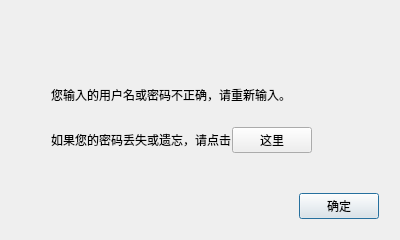
<?xml version="1.0" encoding="UTF-8"?>
<ui version="4.0">
 <class>PwdMismatchWindowClass</class>
 <widget class="QWidget" name="PwdMismatchWindowClass">
  <property name="geometry">
   <rect>
    <x>0</x>
    <y>0</y>
    <width>400</width>
    <height>240</height>
   </rect>
  </property>
  <property name="sizePolicy">
   <sizepolicy hsizetype="Preferred" vsizetype="Preferred">
    <horstretch>0</horstretch>
    <verstretch>0</verstretch>
   </sizepolicy>
  </property>
  <property name="font">
   <font>
    <family>Arial</family>
   </font>
  </property>
  <property name="windowTitle">
   <string>账号或密码错误</string>
  </property>
  <property name="windowIcon">
   <iconset>
    <normaloff>:/images/main.ico</normaloff>:/images/main.ico</iconset>
  </property>
  <layout class="QVBoxLayout" name="verticalLayout_3">
   <property name="spacing">
    <number>0</number>
   </property>
   <property name="leftMargin">
    <number>0</number>
   </property>
   <property name="topMargin">
    <number>0</number>
   </property>
   <property name="rightMargin">
    <number>0</number>
   </property>
   <property name="bottomMargin">
    <number>0</number>
   </property>
   <item>
    <widget class="QWidget" name="widgetMain" native="true">
     <layout class="QVBoxLayout" name="verticalLayout_2">
      <property name="spacing">
       <number>0</number>
      </property>
      <property name="leftMargin">
       <number>1</number>
      </property>
      <property name="topMargin">
       <number>1</number>
      </property>
      <property name="rightMargin">
       <number>1</number>
      </property>
      <property name="bottomMargin">
       <number>1</number>
      </property>
      <item>
       <widget class="QWidget" name="widgetTitle" native="true">
        <property name="sizePolicy">
         <sizepolicy hsizetype="Preferred" vsizetype="Preferred">
          <horstretch>0</horstretch>
          <verstretch>0</verstretch>
         </sizepolicy>
        </property>
        <layout class="QHBoxLayout" name="horizontalLayout_5">
         <property name="spacing">
          <number>6</number>
         </property>
         <property name="leftMargin">
          <number>10</number>
         </property>
         <property name="topMargin">
          <number>10</number>
         </property>
         <property name="rightMargin">
          <number>10</number>
         </property>
         <property name="bottomMargin">
          <number>10</number>
         </property>
         <item>
          <widget class="QLabel" name="label_logo">
           <property name="text">
            <string/>
           </property>
           <property name="pixmap">
            <pixmap>:/images/renderbus_logo.png</pixmap>
           </property>
           <property name="scaledContents">
            <bool>true</bool>
           </property>
          </widget>
         </item>
         <item>
          <spacer name="horizontalSpacer_4">
           <property name="orientation">
            <enum>Qt::Horizontal</enum>
           </property>
           <property name="sizeHint" stdset="0">
            <size>
             <width>40</width>
             <height>20</height>
            </size>
           </property>
          </spacer>
         </item>
         <item>
          <widget class="QPushButton" name="btnClose">
           <property name="sizePolicy">
            <sizepolicy hsizetype="Fixed" vsizetype="Fixed">
             <horstretch>0</horstretch>
             <verstretch>0</verstretch>
            </sizepolicy>
           </property>
           <property name="focusPolicy">
            <enum>Qt::NoFocus</enum>
           </property>
           <property name="text">
            <string/>
           </property>
           <property name="flat">
            <bool>true</bool>
           </property>
          </widget>
         </item>
        </layout>
       </widget>
      </item>
      <item>
       <widget class="QWidget" name="widgetBody" native="true">
        <property name="sizePolicy">
         <sizepolicy hsizetype="Preferred" vsizetype="Expanding">
          <horstretch>0</horstretch>
          <verstretch>0</verstretch>
         </sizepolicy>
        </property>
        <layout class="QVBoxLayout" name="verticalLayout">
         <property name="spacing">
          <number>0</number>
         </property>
         <property name="leftMargin">
          <number>50</number>
         </property>
         <property name="topMargin">
          <number>20</number>
         </property>
         <property name="rightMargin">
          <number>20</number>
         </property>
         <property name="bottomMargin">
          <number>20</number>
         </property>
         <item>
          <widget class="QWidget" name="widgetIco" native="true">
           <layout class="QHBoxLayout" name="horizontalLayout">
            <property name="spacing">
             <number>0</number>
            </property>
            <property name="leftMargin">
             <number>0</number>
            </property>
            <property name="topMargin">
             <number>0</number>
            </property>
            <property name="rightMargin">
             <number>0</number>
            </property>
            <property name="bottomMargin">
             <number>0</number>
            </property>
            <item>
             <widget class="QLabel" name="labInfo">
              <property name="sizePolicy">
               <sizepolicy hsizetype="Preferred" vsizetype="Expanding">
                <horstretch>0</horstretch>
                <verstretch>0</verstretch>
               </sizepolicy>
              </property>
              <property name="text">
               <string>您输入的用户名或密码不正确，请重新输入。</string>
              </property>
              <property name="wordWrap">
               <bool>true</bool>
              </property>
              <property name="indent">
               <number>0</number>
              </property>
             </widget>
            </item>
           </layout>
          </widget>
         </item>
         <item>
          <widget class="QWidget" name="widgetPwd" native="true">
           <layout class="QHBoxLayout" name="horizontalLayout_2">
            <property name="spacing">
             <number>1</number>
            </property>
            <property name="leftMargin">
             <number>0</number>
            </property>
            <property name="topMargin">
             <number>0</number>
            </property>
            <property name="rightMargin">
             <number>0</number>
            </property>
            <property name="bottomMargin">
             <number>0</number>
            </property>
            <item>
             <widget class="QLabel" name="label_4">
              <property name="sizePolicy">
               <sizepolicy hsizetype="Expanding" vsizetype="Preferred">
                <horstretch>0</horstretch>
                <verstretch>0</verstretch>
               </sizepolicy>
              </property>
              <property name="layoutDirection">
               <enum>Qt::LeftToRight</enum>
              </property>
              <property name="text">
               <string>如果您的密码丢失或遗忘，请点击</string>
              </property>
              <property name="alignment">
               <set>Qt::AlignCenter</set>
              </property>
              <property name="wordWrap">
               <bool>false</bool>
              </property>
             </widget>
            </item>
            <item>
             <widget class="QPushButton" name="btnPwdLink">
              <property name="sizePolicy">
               <sizepolicy hsizetype="Preferred" vsizetype="Preferred">
                <horstretch>0</horstretch>
                <verstretch>0</verstretch>
               </sizepolicy>
              </property>
              <property name="cursor">
               <cursorShape>PointingHandCursor</cursorShape>
              </property>
              <property name="focusPolicy">
               <enum>Qt::NoFocus</enum>
              </property>
              <property name="text">
               <string>这里</string>
              </property>
              <property name="flat">
               <bool>false</bool>
              </property>
             </widget>
            </item>
            <item>
             <spacer name="horizontalSpacer_6">
              <property name="orientation">
               <enum>Qt::Horizontal</enum>
              </property>
              <property name="sizeType">
               <enum>QSizePolicy::Expanding</enum>
              </property>
              <property name="sizeHint" stdset="0">
               <size>
                <width>40</width>
                <height>20</height>
               </size>
              </property>
             </spacer>
            </item>
           </layout>
          </widget>
         </item>
        </layout>
       </widget>
      </item>
      <item>
       <widget class="QWidget" name="widgetOk" native="true">
        <layout class="QHBoxLayout" name="horizontalLayout_4">
         <property name="leftMargin">
          <number>20</number>
         </property>
         <property name="topMargin">
          <number>20</number>
         </property>
         <property name="rightMargin">
          <number>20</number>
         </property>
         <property name="bottomMargin">
          <number>20</number>
         </property>
         <item>
          <spacer name="horizontalSpacer">
           <property name="orientation">
            <enum>Qt::Horizontal</enum>
           </property>
           <property name="sizeType">
            <enum>QSizePolicy::Expanding</enum>
           </property>
           <property name="sizeHint" stdset="0">
            <size>
             <width>40</width>
             <height>20</height>
            </size>
           </property>
          </spacer>
         </item>
         <item>
          <widget class="QPushButton" name="btnOk">
           <property name="sizePolicy">
            <sizepolicy hsizetype="Preferred" vsizetype="Fixed">
             <horstretch>0</horstretch>
             <verstretch>0</verstretch>
            </sizepolicy>
           </property>
           <property name="text">
            <string>确定</string>
           </property>
           <property name="autoDefault">
            <bool>false</bool>
           </property>
           <property name="default">
            <bool>true</bool>
           </property>
           <property name="flat">
            <bool>false</bool>
           </property>
          </widget>
         </item>
        </layout>
       </widget>
      </item>
     </layout>
    </widget>
   </item>
  </layout>
 </widget>
 <resources>
  <include location="../QRenderBus.qrc"/>
 </resources>
 <connections>
  <connection>
   <sender>btnClose</sender>
   <signal>clicked()</signal>
   <receiver>PwdMismatchWindowClass</receiver>
   <slot>close()</slot>
   <hints>
    <hint type="sourcelabel">
     <x>330</x>
     <y>17</y>
    </hint>
    <hint type="destinationlabel">
     <x>536</x>
     <y>42</y>
    </hint>
   </hints>
  </connection>
  <connection>
   <sender>btnOk</sender>
   <signal>clicked()</signal>
   <receiver>PwdMismatchWindowClass</receiver>
   <slot>close()</slot>
   <hints>
    <hint type="sourcelabel">
     <x>180</x>
     <y>159</y>
    </hint>
    <hint type="destinationlabel">
     <x>358</x>
     <y>310</y>
    </hint>
   </hints>
  </connection>
 </connections>
</ui>
